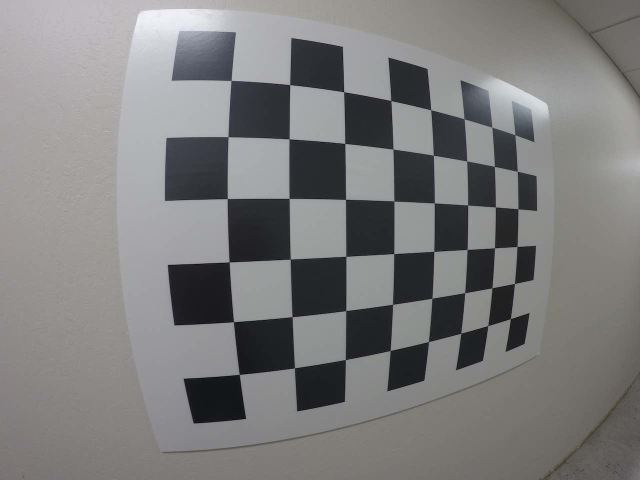
#> input picture test_image2.png, 1280 x 960 px (shown at 1/2 size)
$ python 'Undistort and transform.py'
#> lines starting #> are read from the running program, lines starting #| are printed output that depends on the picture
import pickle
import cv2
import numpy as np
import matplotlib.pyplot as plt
import matplotlib.image as mpimg

# Read in the saved camera matrix and distortion coefficients
# These are the arrays you calculated using cv2.calibrateCamera()
dist_pickle = pickle.load( open( "wide_dist_pickle.p", "rb" ) )
#> (reads wide_dist_pickle.p from the repository)
mtx = dist_pickle["mtx"]
dist = dist_pickle["dist"]

# Read in an image
img = cv2.imread('test_image2.png')
#> img is the input picture: shape (960, 1280, 3); mean B, G, R 124.9, 125, 125.3
nx = 8 # the number of inside corners in x
ny = 6 # the number of inside corners in y

# MODIFY THIS FUNCTION TO GENERATE OUTPUT
# THAT LOOKS LIKE THE IMAGE ABOVE
def corners_unwarp(img, nx, ny, mtx, dist):
    # Pass in your image into this function
    # Write code to do the following steps
    # 1) Undistort using mtx and dist
    # 2) Convert to grayscale
    # 3) Find the chessboard corners
    # 4) If corners found:
            # a) draw corners
            # b) define 4 source points src = np.float32([[,],[,],[,],[,]])
                 #Note: you could pick any four of the detected corners
                 # as long as those four corners define a rectangle
                 #One especially smart way to do this would be to use four well-chosen
                 # corners that were automatically detected during the undistortion steps
                 #We recommend using the automatic detection of corners in your code
            # c) define 4 destination points dst = np.float32([[,],[,],[,],[,]])
            # d) use cv2.getPerspectiveTransform() to get M, the transform matrix
            # e) use cv2.warpPerspective() to warp your image to a top-down view
    #delete the next two lines
#> called with nx = 8, ny = 6, mtx = array of shape (3, 3), dist = array of shape (1, 5)
    img = cv2.undistort(img, mtx, dist, None, mtx)
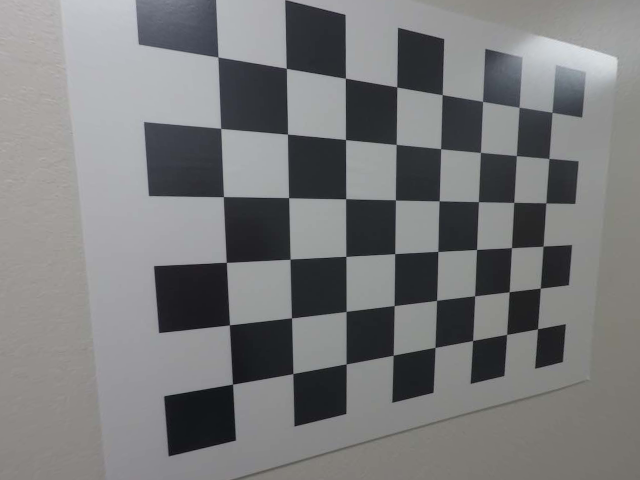
#> img: shape (960, 1280, 3) (shown at 1/2 size); mean of channels 0, 1, 2 123, 122, 121.3; drawn as B, G, R
    gray = cv2.cvtColor(img, cv2.COLOR_BGR2GRAY)
    ret, corners = cv2.findChessboardCorners(gray, (nx, ny), None)
#> ret = True; corners = 48 rows, first 8: [436.5, 114.3], [573.6, 137.9], [691.4, 156.4], [793.9, 174.5], [884.1, 190.4], [966.1, 203.4], [1038, 215.6], [1104, 224.7]
    if ret == True:
        img_2 = cv2.drawChessboardCorners(img, (nx, ny), corners, ret)
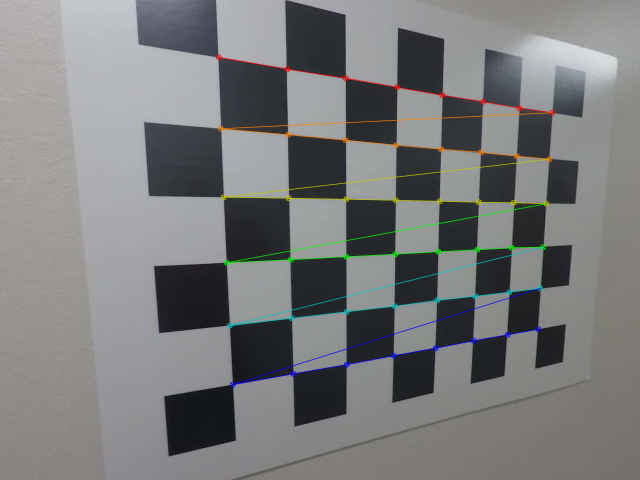
#> img_2: shape (960, 1280, 3) (shown at 1/2 size); mean of channels 0, 1, 2 122.9, 122.5, 121.5; drawn as B, G, R
        plt.imshow(img_2)
        # plt.show()
        src = np.float32([
                        [436, 109],
                        [463, 764],
                        [1076, 655],
                        [1104, 221]
                        ])
        dst = np.float32([
                        [330, 106],
                        [330, 766],
                        [1130, 766],
                        [1130, 106]
                        ])
        M = cv2.getPerspectiveTransform(src, dst)
        warped = cv2.warpPerspective(img, M, (img.shape[1], img.shape[0]), flags=cv2.INTER_LINEAR)
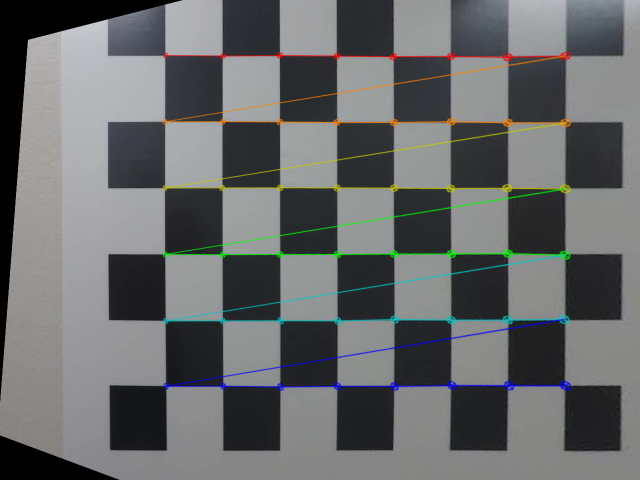
#> warped: shape (960, 1280, 3) (shown at 1/2 size); mean of channels 0, 1, 2 105.9, 105.2, 102.9; drawn as B, G, R
    return warped, M

top_down, perspective_M = corners_unwarp(img, nx, ny, mtx, dist)
#> perspective_M = [[0.502, -0.0626, 55.62], [-0.167, 0.727, 79.49], [-0.000406, -0.00011, 1]]
f, (ax1, ax2) = plt.subplots(1, 2, figsize=(24, 9))
f.tight_layout()
ax1.imshow(img)
ax1.set_title('Original Image', fontsize=20)
ax2.imshow(top_down)
ax2.set_title('Undistorted and Warped Image', fontsize=20)
plt.subplots_adjust(left=0., right=1, top=0.9, bottom=0.)
plt.show()
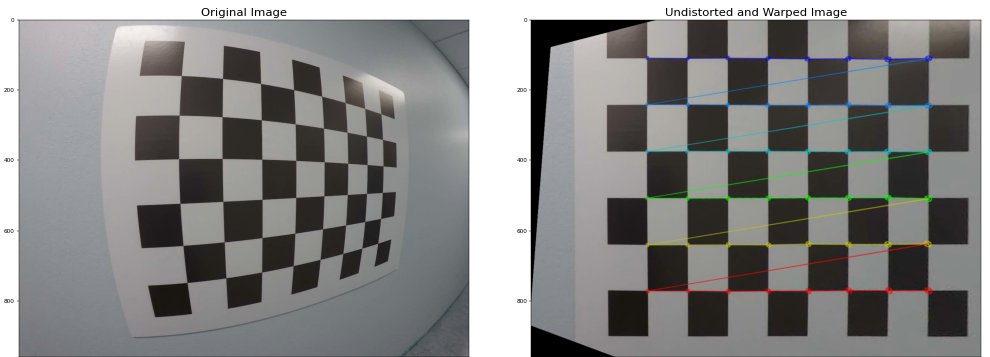
#> figure drawn by matplotlib, 2 panels; B, G, R data is drawn as R, G, B
